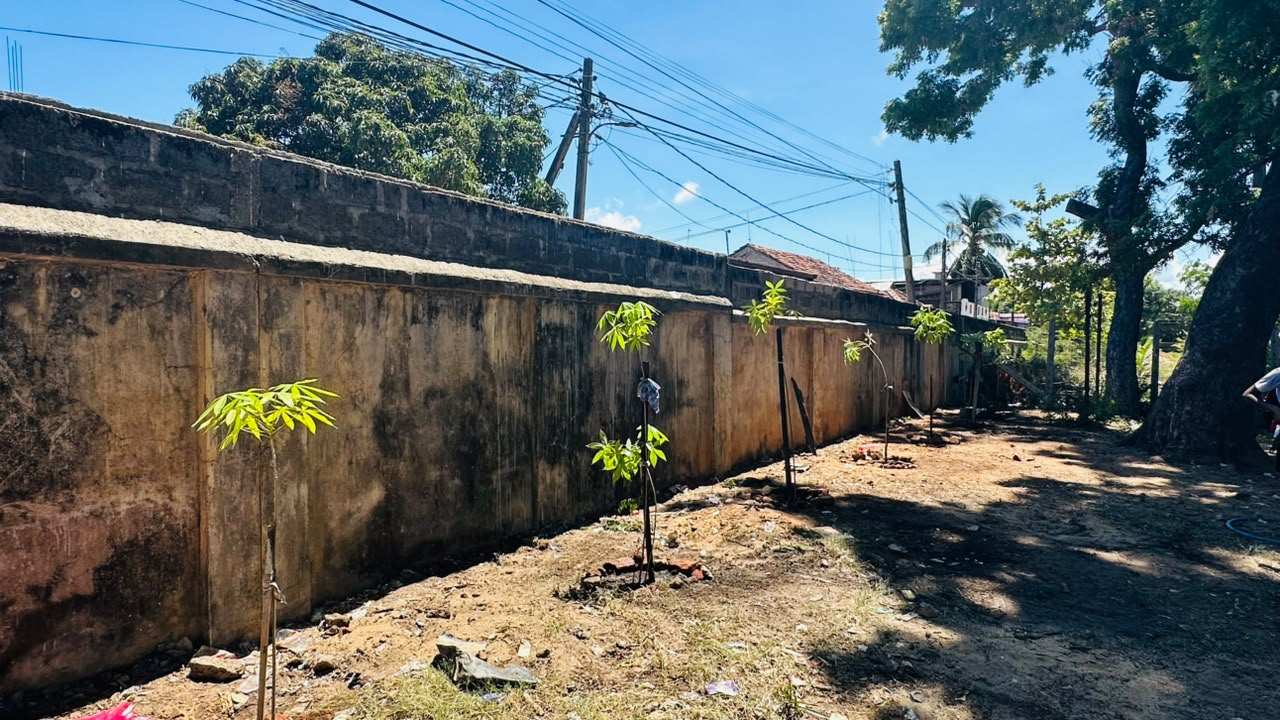
#> input picture Gallery/Landscape/WhatsApp Image 2026-10-10 at 8.45.46 PM.jpeg, 1280 x 720 px
$ python -i image_processor.py   (imports and definitions only)
#> lines starting #> are read from the running program, lines starting #| are printed output that depends on the picture
import os
import io
import base64
import hashlib
from typing import Dict, Any, Optional, Tuple
from PIL import Image, ImageOps, ImageColor

class ImageProcessor:
    """
    Handles image decoding, EXIF orientation normalization, orientation classification,
    format conversion, background flattening, and thumbnail caching.
    """

    def __init__(self, cache_dir: Optional[str] = None):
        self.cache_dir = cache_dir or os.path.join(os.path.dirname(__file__), "..", ".cache_thumbs")
        os.makedirs(self.cache_dir, exist_ok=True)

    # [38 lines left out: function inspect_image, not called in this run]

    @staticmethod
    def load_normalized_image(filepath: str) -> Optional[Image.Image]:
        """
        Loads image and applies EXIF orientation normalization.
        """
        try:
            with Image.open(filepath) as raw_img:
#> raw_img is the input picture: PIL image 1280x720 RGB; mean R, G, B 92.5, 102.7, 102.7
                img = ImageOps.exif_transpose(raw_img)
                return img.copy()
        except Exception as e:
            print(f"[ImageProcessor] Error loading {filepath}: {e}")
            return None

    def get_or_create_thumbnail(self, filepath: str, max_size: int = 260) -> Optional[str]:
        """
        Generates and caches a small JPEG thumbnail on disk. Returns path to thumbnail.
        """
        try:
            stat = os.stat(filepath)
            cache_key = hashlib.md5(f"{filepath}_{stat.st_mtime}_{max_size}".encode()).hexdigest()
            cache_path = os.path.join(self.cache_dir, f"{cache_key}.jpg")

            if os.path.exists(cache_path):
                return cache_path

            img = self.load_normalized_image(filepath)
            if not img:
                return None

            img.thumbnail((max_size, max_size), Image.Resampling.LANCZOS)
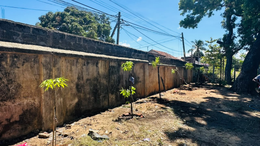
#> img: PIL image 260x146 RGB; mean R, G, B 92.6, 102.9, 102.8
            rgb_thumb = self.flatten_to_rgb(img, background_color="#181b22")
            rgb_thumb.save(cache_path, format="JPEG", quality=80)
            return cache_path
        except Exception as e:
            print(f"[ImageProcessor] Thumbnail error {filepath}: {e}")
            return None

    @staticmethod
    def flatten_to_rgb(img: Image.Image, background_color: str = "#FFFFFF") -> Image.Image:
        """
        Flattens RGBA/P image onto background color without dark fringes.
        """
        if img.mode in ("RGB", "L"):
            return img.convert("RGB")

        rgba = img.convert("RGBA")
        try:
            bg_color = ImageColor.getrgb(background_color)
        except Exception:
            bg_color = (255, 255, 255)

        bg = Image.new("RGBA", rgba.size, bg_color + (255,))
        composite = Image.alpha_composite(bg, rgba)
        return composite.convert("RGB")

    # [52 lines left out: function export_image, not called in this run]

>>> result = ImageProcessor().get_or_create_thumbnail('../../Gallery/Landscape/WhatsApp Image 2026-10-10 at 8.45.46 PM.jpeg')

$ run again, on Gallery/Landscape/WhatsApp Image 2026-10-10 at 8.45.50 PM.jpeg
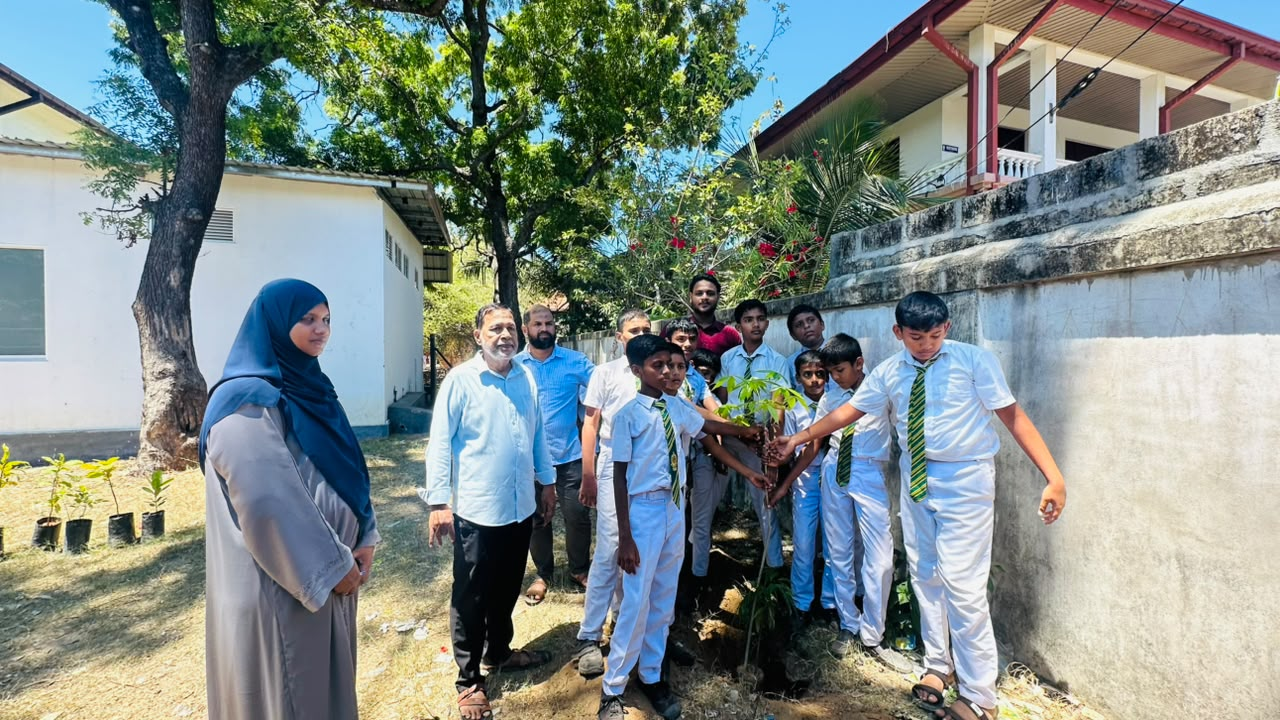
#> input picture Gallery/Landscape/WhatsApp Image 2026-10-10 at 8.45.50 PM.jpeg, 1280 x 720 px
#> in load_normalized_image, raw_img is the input picture: PIL image 1280x720 RGB; mean R, G, B 127.7, 138.8, 134.4
#> in get_or_create_thumbnail, `img.thumbnail((max_size, max_size), Image.Resampling.LANCZOS)`:
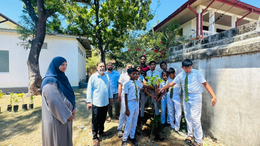
#> img: PIL image 260x146 RGB; mean R, G, B 127.8, 138.9, 134.6

$ run again, on Gallery/Landscape/WhatsApp Image 2026-10-10 at 8.45.53 PM.jpeg
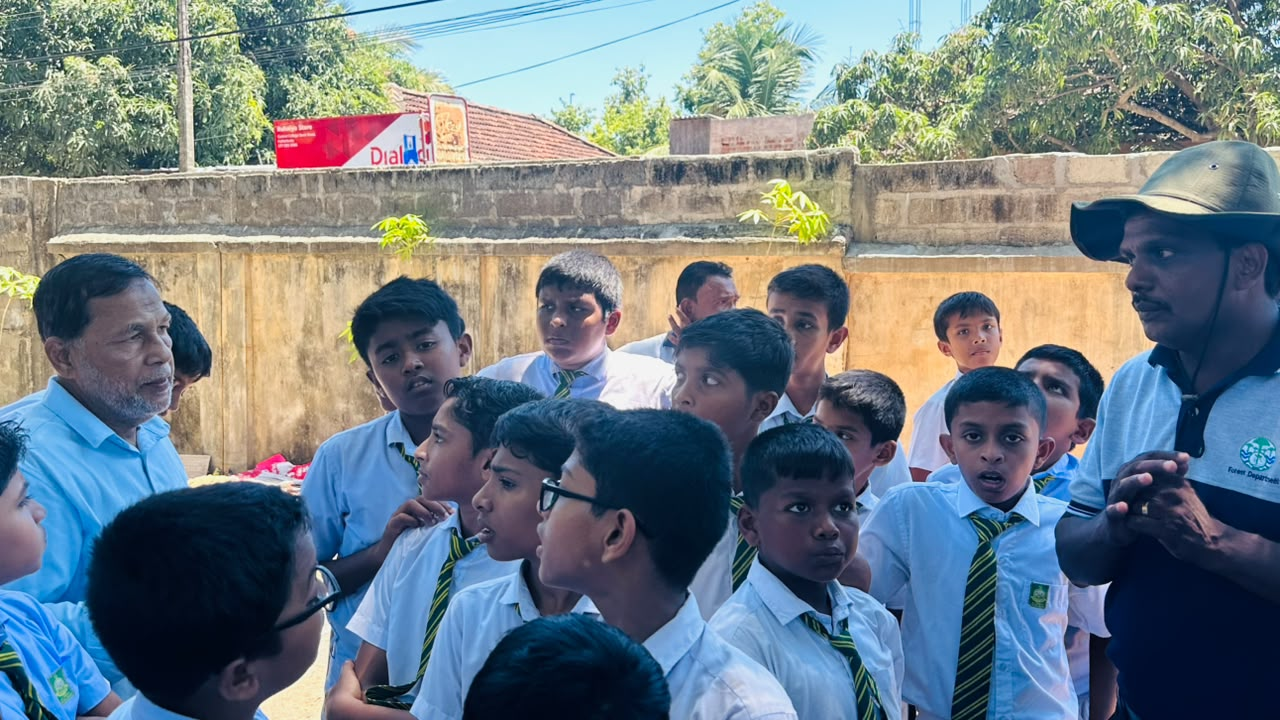
#> input picture Gallery/Landscape/WhatsApp Image 2026-10-10 at 8.45.53 PM.jpeg, 1280 x 720 px
#> in load_normalized_image, raw_img is the input picture: PIL image 1280x720 RGB; mean R, G, B 109.4, 123.2, 131.5
#> in get_or_create_thumbnail, `img.thumbnail((max_size, max_size), Image.Resampling.LANCZOS)`:
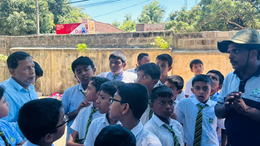
#> img: PIL image 260x146 RGB; mean R, G, B 109.6, 123.3, 131.6

$ run again, on Gallery/Landscape/WhatsApp Image 2026-10-10 at 8.46.00 PM.jpeg
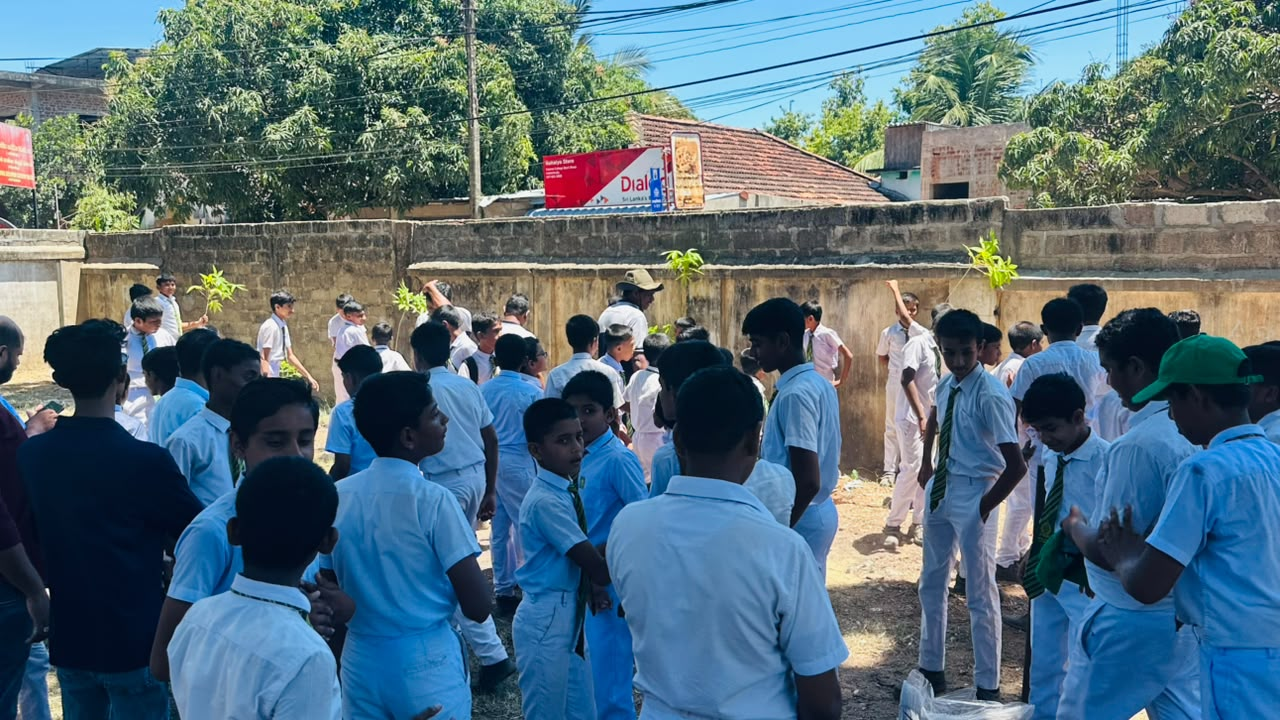
#> input picture Gallery/Landscape/WhatsApp Image 2026-10-10 at 8.46.00 PM.jpeg, 1280 x 720 px
#> in load_normalized_image, raw_img is the input picture: PIL image 1280x720 RGB; mean R, G, B 83.3, 107.7, 119.8
#> in get_or_create_thumbnail, `img.thumbnail((max_size, max_size), Image.Resampling.LANCZOS)`:
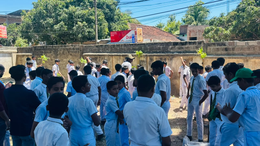
#> img: PIL image 260x146 RGB; mean R, G, B 83.5, 107.9, 120
